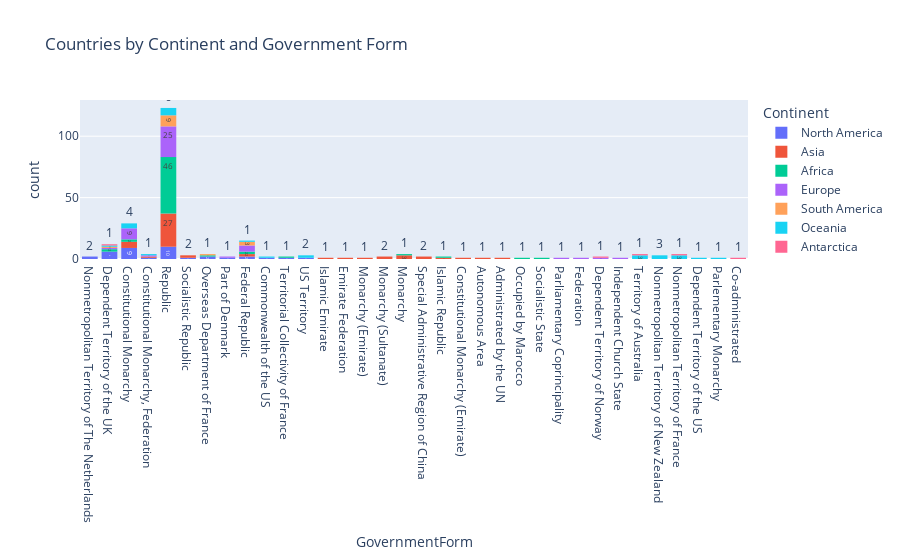

Here is the notebook cell this chart was saved with:
### Code cell
px.histogram(df,x="GovernmentForm",color="Continent", title="Countries by Continent and Government Form",text_auto=True)

### Figure 1 — Plotly figure (JSON) as saved in the notebook; plotly's stock layout.template omitted (floating-point values rounded to 4 significant figures)
{"data": [{"alignmentgroup": "True", "bingroup": "x", "hovertemplate": "Continent=North America<br>GovernmentForm=%{x}<br>count=%{y}<extra></extra>", "legendgroup": "North America", "marker": {"color": "#636efa", "pattern": {"shape": ""}}, "name": "North America", "offsetgroup": "North America", "orientation": "v", "showlegend": true, "texttemplate": "%{value}", "type": "histogram", "x": ["Nonmetropolitan Territory of The Netherlands", "Dependent Territory of the UK", "Nonmetropolitan Territory of The Netherlands", "Constitutional Monarchy", "Constitutional Monarchy", "Constitutional Monarchy", "Dependent Territory of the UK", "Constitutional Monarchy", "Constitutional Monarchy, Federation", "Republic", "Socialistic Republic", "Dependent Territory of the UK", "Republic", "Republic", "Overseas Department of France", "Constitutional Monarchy", "Part of Denmark", "Republic", "Republic", "Republic", "Constitutional Monarchy", "Constitutional Monarchy", "Constitutional Monarchy", "Federal Republic", "Dependent Territory of the UK", "Overseas Department of France", "Republic", "Republic", "Commonwealth of the US", "Republic", "Territorial Collectivity of France", "Dependent Territory of the UK", "Republic", "Federal Republic", "Constitutional Monarchy", "Dependent Territory of the UK", "US Territory"], "xaxis": "x", "yaxis": "y"}, {"alignmentgroup": "True", "bingroup": "x", "hovertemplate": "Continent=Asia<br>GovernmentForm=%{x}<br>count=%{y}<extra></extra>", "legendgroup": "Asia", "marker": {"color": "#EF553B", "pattern": {"shape": ""}}, "name": "Asia", "offsetgroup": "Asia", "orientation": "v", "showlegend": true, "texttemplate": "%{value}", "type": "histogram", "x": ["Islamic Emirate", "Emirate Federation", "Republic", "Federal Republic", "Republic", "Monarchy (Emirate)", "Monarchy (Sultanate)", "Monarchy", "Republic", "Republic", "Republic", "Special Administrative Region of China", "Republic", "Federal Republic", "Islamic Republic", "Republic", "Republic", "Constitutional Monarchy", "Constitutional Monarchy", "Republic", "Republic", "Constitutional Monarchy", "Republic", "Constitutional Monarchy (Emirate)", "Republic", "Republic", "Republic", "Special Administrative Region of China", "Republic", "Republic", "Republic", "Constitutional Monarchy, Federation", "Constitutional Monarchy", "Monarchy (Sultanate)", "Republic", "Republic", "Socialistic Republic", "Autonomous Area", "Monarchy", "Monarchy", "Republic", "Republic", "Constitutional Monarchy", "Republic", "Republic", "Administrated by the UN", "Republic", "Republic", "Republic", "Socialistic Republic", "Republic"], "xaxis": "x", "yaxis": "y"}, {"alignmentgroup": "True", "bingroup": "x", "hovertemplate": "Continent=Africa<br>GovernmentForm=%{x}<br>count=%{y}<extra></extra>", "legendgroup": "Africa", "marker": {"color": "#00cc96", "pattern": {"shape": ""}}, "name": "Africa", "offsetgroup": "Africa", "orientation": "v", "showlegend": true, "texttemplate": "%{value}", "type": "histogram", "x": ["Republic", "Republic", "Republic", "Republic", "Republic", "Republic", "Republic", "Republic", "Republic", "Republic", "Republic", "Republic", "Republic", "Republic", "Republic", "Republic", "Occupied by Marocco", "Republic", "Republic", "Republic", "Republic", "Republic", "Republic", "Republic", "Dependent Territory of the UK", "Republic", "Republic", "Socialistic State", "Constitutional Monarchy", "Constitutional Monarchy", "Federal Republic", "Republic", "Republic", "Republic", "Republic", "Republic", "Territorial Collectivity of France", "Republic", "Republic", "Federal Republic", "Overseas Department of France", "Republic", "Islamic Republic", "Republic", "Dependent Territory of the UK", "Republic", "Republic", "Republic", "Monarchy", "Republic", "Republic", "Republic", "Republic", "Republic", "Republic", "Republic", "Republic", "Republic"], "xaxis": "x", "yaxis": "y"}, {"alignmentgroup": "True", "bingroup": "x", "hovertemplate": "Continent=Europe<br>GovernmentForm=%{x}<br>count=%{y}<extra></extra>", "legendgroup": "Europe", "marker": {"color": "#ab63fa", "pattern": {"shape": ""}}, "name": "Europe", "offsetgroup": "Europe", "orientation": "v", "showlegend": true, "texttemplate": "%{value}", "type": "histogram", "x": ["Republic", "Parliamentary Coprincipality", "Federal Republic", "Constitutional Monarchy, Federation", "Republic", "Federal Republic", "Republic", "Federation", "Republic", "Federal Republic", "Constitutional Monarchy", "Constitutional Monarchy", "Republic", "Republic", "Republic", "Part of Denmark", "Constitutional Monarchy", "Dependent Territory of the UK", "Republic", "Republic", "Republic", "Republic", "Republic", "Republic", "Constitutional Monarchy", "Republic", "Constitutional Monarchy", "Republic", "Constitutional Monarchy", "Republic", "Republic", "Republic", "Constitutional Monarchy", "Constitutional Monarchy", "Republic", "Republic", "Republic", "Federal Republic", "Dependent Territory of Norway", "Republic", "Republic", "Republic", "Constitutional Monarchy", "Republic", "Independent Church State", "Federal Republic"], "xaxis": "x", "yaxis": "y"}, {"alignmentgroup": "True", "bingroup": "x", "hovertemplate": "Continent=South America<br>GovernmentForm=%{x}<br>count=%{y}<extra></extra>", "legendgroup": "South America", "marker": {"color": "#FFA15A", "pattern": {"shape": ""}}, "name": "South America", "offsetgroup": "South America", "orientation": "v", "showlegend": true, "texttemplate": "%{value}", "type": "histogram", "x": ["Federal Republic", "Republic", "Federal Republic", "Republic", "Republic", "Republic", "Dependent Territory of the UK", "Overseas Department of France", "Republic", "Republic", "Republic", "Republic", "Republic", "Federal Republic"], "xaxis": "x", "yaxis": "y"}, {"alignmentgroup": "True", "bingroup": "x", "hovertemplate": "Continent=Oceania<br>GovernmentForm=%{x}<br>count=%{y}<extra></extra>", "legendgroup": "Oceania", "marker": {"color": "#19d3f3", "pattern": {"shape": ""}}, "name": "Oceania", "offsetgroup": "Oceania", "orientation": "v", "showlegend": true, "texttemplate": "%{value}", "type": "histogram", "x": ["US Territory", "Constitutional Monarchy, Federation", "Territory of Australia", "Nonmetropolitan Territory of New Zealand", "Territory of Australia", "Republic", "Federal Republic", "US Territory", "Republic", "Republic", "Commonwealth of the US", "Nonmetropolitan Territory of France", "Territory of Australia", "Nonmetropolitan Territory of New Zealand", "Republic", "Constitutional Monarchy", "Dependent Territory of the UK", "Republic", "Constitutional Monarchy", "Nonmetropolitan Territory of France", "Constitutional Monarchy", "Nonmetropolitan Territory of New Zealand", "Constitutional Monarchy", "Dependent Territory of the US", "Republic", "Nonmetropolitan Territory of France", "Parlementary Monarchy"], "xaxis": "x", "yaxis": "y"}, {"alignmentgroup": "True", "bingroup": "x", "hovertemplate": "Continent=Antarctica<br>GovernmentForm=%{x}<br>count=%{y}<extra></extra>", "legendgroup": "Antarctica", "marker": {"color": "#FF6692", "pattern": {"shape": ""}}, "name": "Antarctica", "offsetgroup": "Antarctica", "orientation": "v", "showlegend": true, "texttemplate": "%{value}", "type": "histogram", "x": ["Co-administrated", "Nonmetropolitan Territory of France", "Dependent Territory of Norway", "Territory of Australia", "Dependent Territory of the UK"], "xaxis": "x", "yaxis": "y"}], "layout": {"barmode": "relative", "legend": {"title": {"text": "Continent"}, "tracegroupgap": 0}, "title": {"text": "Countries by Continent and Government Form"}, "xaxis": {"anchor": "y", "domain": [0, 1], "title": {"text": "GovernmentForm"}}, "yaxis": {"anchor": "x", "domain": [0, 1], "title": {"text": "count"}}}}
